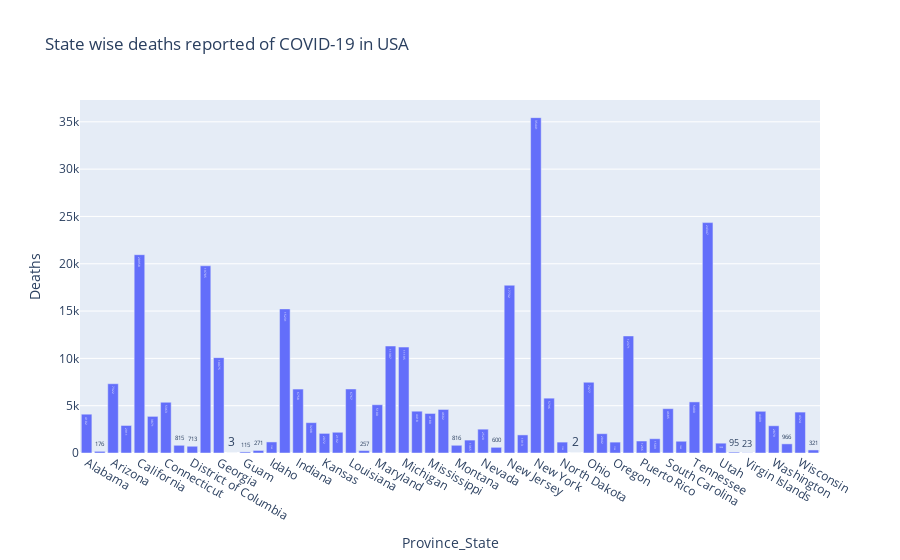

This figure's notebook cell:
### Markdown cell above
Write a Python program to visualize the state/province wise death cases of Novel Coronavirus (COVID-19) in USA

### Code cell
us_data1 = df[df['Country_Region']=='US'].drop(['Country_Region'], axis=1)
us_data1 = us_data1[us_data1.sum(axis = 1) > 0]
us_data1 = us_data1.groupby(['Province_State'])['Deaths'].sum().reset_index()
us_data_death = us_data1[us_data1['Deaths'] > 0]
state_fig = px.bar(us_data_death, x='Province_State', y='Deaths', title='State wise deaths reported of COVID-19 in USA', text='Deaths')
state_fig.show()

### Figure 1 — Plotly figure (JSON) as saved in the notebook; plotly's stock layout.template omitted (floating-point values rounded to 4 significant figures)
{"data": [{"alignmentgroup": "True", "hovertemplate": "Province_State=%{x}<br>Deaths=%{text}<extra></extra>", "legendgroup": "", "marker": {"color": "#636efa"}, "name": "", "offsetgroup": "", "orientation": "v", "showlegend": false, "text": [4102, 176, 7322, 2911, 20958, 3871, 5363, 815, 713, 19785, 10075, 3, 115, 271, 1169, 15231, 6758, 3208, 2072, 2192, 6767, 257, 5100, 11307, 11195, 4418, 4180, 4602, 816, 1365, 2520, 600, 17732, 1913, 35441, 5796, 1152, 2, 7477, 2042, 1150, 12371, 1266, 1509, 4685, 1243, 5400, 24347, 1038, 95, 23, 4409, 2879, 966, 4324, 321], "textposition": "auto", "type": "bar", "x": ["Alabama", "Alaska", "Arizona", "Arkansas", "California", "Colorado", "Connecticut", "Delaware", "District of Columbia", "Florida", "Georgia", "Grand Princess", "Guam", "Hawaii", "Idaho", "Illinois", "Indiana", "Iowa", "Kansas", "Kentucky", "Louisiana", "Maine", "Maryland", "Massachusetts", "Michigan", "Minnesota", "Mississippi", "Missouri", "Montana", "Nebraska", "Nevada", "New Hampshire", "New Jersey", "New Mexico", "New York", "North Carolina", "North Dakota", "Northern Mariana Islands", "Ohio", "Oklahoma", "Oregon", "Pennsylvania", "Puerto Rico", "Rhode Island", "South Carolina", "South Dakota", "Tennessee", "Texas", "Utah", "Vermont", "Virgin Islands", "Virginia", "Washington", "West Virginia", "Wisconsin", "Wyoming"], "xaxis": "x", "y": [4102, 176, 7322, 2911, 20958, 3871, 5363, 815, 713, 19785, 10075, 3, 115, 271, 1169, 15231, 6758, 3208, 2072, 2192, 6767, 257, 5100, 11307, 11195, 4418, 4180, 4602, 816, 1365, 2520, 600, 17732, 1913, 35441, 5796, 1152, 2, 7477, 2042, 1150, 12371, 1266, 1509, 4685, 1243, 5400, 24347, 1038, 95, 23, 4409, 2879, 966, 4324, 321], "yaxis": "y"}], "layout": {"barmode": "relative", "legend": {"tracegroupgap": 0}, "title": {"text": "State wise deaths reported of COVID-19 in USA"}, "xaxis": {"anchor": "y", "domain": [0, 1], "title": {"text": "Province_State"}}, "yaxis": {"anchor": "x", "domain": [0, 1], "title": {"text": "Deaths"}}}}
